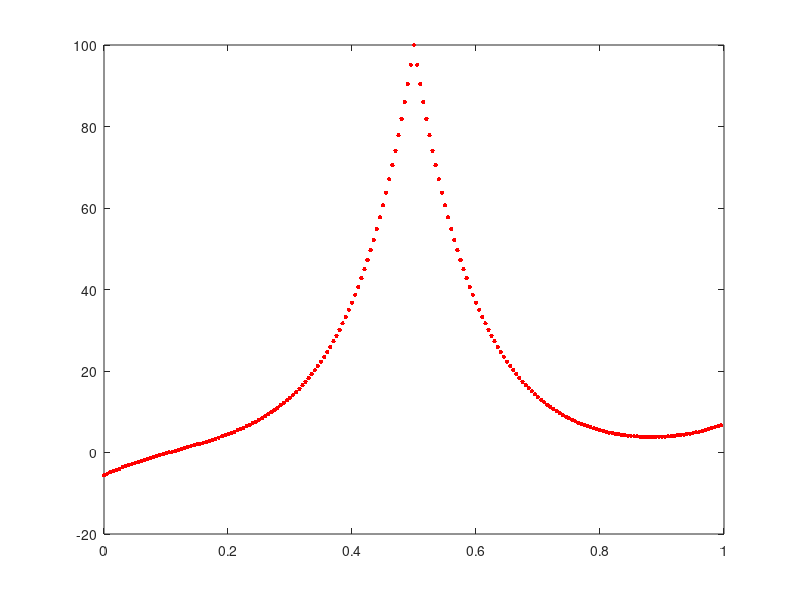

Recreate this plot in MATLAB. (Note: this script raises an error after producing the figure.)
clear all;
% 启动并行计算
% core_number=2;            %想要调用的处理器个数
% parpool('local',core_number);
tic
example=2;
switch example
    case 1
        % 实验1
        x=0:0.005:1-0.005;
        f=90./(1+exp(-100*(x-0.4)));
        n=8;%控制顶点个数-1
        Num=length(x);%采样点个数
        a=min(x);
        b=max(x);
        lamda=0.025;%节点率
    case 2
        % 实验2
        x=0:0.005:1-0.005;
        f=100./exp(abs(10*x-5))+(10*x-5).^5/500;
        n=10;
        Num=length(x);%采样点个数
        a=min(x);
        b=max(x);
        lamda=0.05;%
    case 3
        %
        x=0:0.005:1-0.005;
        f=1./(0.01+(x-0.3).^2).*(x<0.6)+1./(0.015+(x-0.65).^2).*(x>=0.6);
        n=13;
        Num=length(x);
        a=min(x);
        b=max(x);
        lamda=0.05;
    case 4
        load bird200.mat
        x=gpoint(:,1)';
        f=gpoint(:,2)';
    case 24
        load curve12.mat
        gpoint=P;
        n=11;
        a=0;
        b=1;
%         gpoint(end+1,:)=gpoint(1,:);
        d=gpoint;
        x=canshuhua(gpoint);
        f_=gpoint(:,2)';
        M=length(gpoint)-1;
end


f_=f;
plot(x,f_,'.','Color','r','MarkerSize',10)  
% plot(x,f_,"*")
% hold on
% plot(x,f)
f_=f+normrnd(0,1,1,Num);
d=[x;f_]';%给定数据点,di=(xi,yi) i=1~M+1

M=length(x)-1; %论文中是0~M，所以总数length=M+1

p=3;%B样条次数p=3，控制顶点n+1个，节点矢量ui i=1~n+p+2,
      
hold on
plan=2;
switch plan
    case 1
        ui=jiedianxiangliang(n,p,a,b);%方案1 均匀节点向量
%         ui=[0,0,0,0,0,0,4,4,5,6,6,9.95,9.95,9.95,9.95,9.95,9.95,9.95];


%         u=0:0.005:1-0.005;
%         for j=1:n+1
%             for i=1:length(u)
%                 Njp_u(i,j) = Njp(j, p , u(i), ui);  
%             end
%             subplot(5,5,j),plot(u,Njp_u(:,j));
%         end


        [N,R,P] = kongzhidingdian(M,n,p,x,ui,d);
        
        DrawSpline(n,p,P,ui,a,b);
        legend('原始数据','拟合曲线','location','northwest','fontsize', 15, 'fontname', '微软雅黑')
        plot(ui,ones(1,length(ui)),'o','color','k','MarkerSize',7)
        legend('原始数据','拟合曲线','节点','location','northwest','fontsize', 15, 'fontname', '微软雅黑')
        [epsilon,e] = shujudianwucha(M,N,P,d);
    case 2
        NP=50;%种群规模
        GM=1;%最大迭代次数
        TournamentSize=3;
        
        maxtime=1;
        for t=1:maxtime
        for i=1:NP
%             X{i}=sort(neijiedian(n,p,a,b)+normrnd(0,0.01,1,n-3));%初始种群并初始化
            pop(i).Position=sort(rand(1,n-3));
%             ui{i}=[zeros(1,p+1) X{i} b*ones(1,p+1)];%方案1 均匀节点向量     
%             [N{i},~,P{i}] = kongzhidingdian(M,n,p,x,ui{i},d);
%             [~,R(i)]=shujudianwucha(M,N{i},P{i},d);
%             BIC(i)=Num*log(1+R(i))+log(Num)*(2*n-p+1);     
            pop(i).Cost=BIC(M,p,x,pop(i).Position,d,b,Num);
        end
        Costs = [pop.Cost];
        [Costs, SortOrder] = sort(Costs);
        pop = pop(SortOrder);
        % Store Best Solution
        BestSol = pop(1);

        % Array to Hold Best Cost Values
        BestCost = zeros(GM, 1);

%         % Store Cost
%         WorstCost = pop(end).Cost;
%         ui_=cell (1,50);
        for gen=1:GM
%             newX=X;

%             轮盘选择操作
            
            fitness_=mean([pop.Cost]);
            minfitness=min([pop.Cost]);
            for m=1:NP/2
                i1 = TournamentSelection(pop, TournamentSize);
                i2 = TournamentSelection(pop, TournamentSize);
                fitness=min([pop(i1).Cost pop(i2).Cost]);
                if fitness<=fitness_
                    pc=(fitness-minfitness)/(fitness_-minfitness);                    
                else
                    pc=1;
                end
                if rand()<pc
                    cutpoint1=a+(b-a)*rand;
                    cutpoint2=a+(b-a)*rand;
                    if cutpoint1>cutpoint2
                        c=cutpoint1;
                        cutpoint1=cutpoint2;
                        cutpoint2=c;
                    end              
                    popc(2*m-1).Position=[pop(i1).Position(pop(i1).Position<cutpoint1),...
                        pop(i2).Position(pop(i2).Position>cutpoint1&pop(i2).Position<cutpoint2),...
                        pop(i1).Position(pop(i1).Position>cutpoint2)];
                    popc(2*m).Position=[pop(i2).Position(pop(i2).Position<cutpoint1),...
                        pop(i1).Position(pop(i1).Position>cutpoint1&pop(i1).Position<cutpoint2),...
                        pop(i2).Position(pop(i2).Position>cutpoint2)];
                else
                    popc(2*m-1).Position=pop(i1).Position;
                    popc(2*m).Position=pop(i2).Position;
                end
%                 n1=length([popc(2*m-1).Position])+p;
%                 n2=length([popc(2*m).Position])+p;
                popc(2*m-1).Cost=BIC(M,p,x,[pop(2*m-1).Position],d,b,Num);
                popc(2*m).Cost=BIC(M,p,x,[pop(2*m).Position],d,b,Num);
            end
%             %交叉操作
%             
%             for m=1:NP/2                
%                 fitness=min([BIC(2*m-1) BIC(2*m)]);                
%                 if fitness<=fitness_
%                     pc=(fitness-minfitness)/(fitness_-minfitness);                    
%                 else
%                     pc=1;
%                 end
%                 if rand()<pc
%                     cutpoint1=a+(b-a)*rand;
%                     cutpoint2=a+(b-a)*rand;
%                     if cutpoint1>cutpoint2
%                         c=cutpoint1;
%                         cutpoint1=cutpoint2;
%                         cutpoint2=c;
%                     end                    
%                     %交叉段
%                     crosstemp1=pop{m*2-1}(pop{m*2-1}>cutpoint1&pop{m*2-1}<cutpoint2);
%                     crosstemp2=pop{m*2}(pop{m*2}>=cutpoint1&pop{m*2}<=cutpoint2);
%                     
%                     temp1=pop{m*2-1}(pop{m*2-1}<cutpoint1|pop{m*2-1}>cutpoint2);
%                     temp2=pop{m*2}(pop{m*2}<=cutpoint1|pop{m*2}>=cutpoint2);
%                     newX{m*2-1}=sort([crosstemp1 temp2]);
%                     newX{m*2}=sort([crosstemp2 temp1]);
% %                     crosstemp1=X{m}(X{m}>cutpoint1&X{m}<cutpoint2);
% %                     crosstemp2=X{NP+1-m}(X{NP+1-m}>=cutpoint1&X{NP+1-m}<=cutpoint2);
% %                     
% %                     temp1=X{m}(X{m}<cutpoint1|X{m}>cutpoint2);
% %                     temp2=X{NP+1-m}(X{NP+1-m}<=cutpoint1|X{NP+1-m}>=cutpoint2);
% %                     newX{m}=sort([crosstemp1 temp2]);
% %                     newX{NP+1-m}=sort([crosstemp2 temp1]);
%                 else 
%                     newX{m*2-1}=pop{m*2-1};
%                     newX{m*2}=pop{m*2};
% %                     newX{m}=X{m};
% %                     newX{NP+1-m}=X{NP+1-m};
%                 end
%             end
            %变异操作
%             for m=1:NP
%                 newui{m}=[zeros(1,p+1) newX{m} b*ones(1,p+1)];%方案1 均匀节点向量  
%                 newn=length(newui{m})-p-2;
%                 [newN{m},~,newP{m}] = kongzhidingdian(M,newn,p,x,newui{m},d);
%                 [~,newR(m)]=shujudianwucha(M,newN{m},newP{m},d);
%                 newBIC(m)=Num*log(1+newR(m))+log(Num)*(2*newn-p+1);                
%             end
            newfitness_=mean([popc.Cost]);
            newminfitness=min([popc.Cost]);
            parfor m=1:NP                
                newfitness=popc(m).Cost;                
                if newfitness<=newfitness_
                    pm=0.5*(newfitness-newminfitness)/(newfitness_-newminfitness);                    
                else
                    pm=0.5;
                end
                iterationcounter=0;
                long=length([popc(m).Position]);
                while iterationcounter<long
                    if rand()<=pm
                        if rand()<=0.5
                            popc(m).Position(end+1)=a+(b-a)*rand;
                            popc(m).Position=sort(popc(m).Position);
                        else
%                             newX{m}(randi(length(newX{m}),1,1))=[];
                            popc(m).Position(randi(length(popc(m).Position),1,1))=[];
                        end
                        iterationcounter=iterationcounter+1;
                    else
                        iterationcounter=iterationcounter+1;
                    end
                end
%                 if length(popc(m).Position)==length(pop(m).Position)
%                     if popc(m).Position==pop(m).Position
%                         popc(m).Position=[];
% %                         popc(m).Cost=[];
% %                     else
% %                         popc(m).Cost=BIC(M,p,x,popc(m).Position,d,b,Num);
%                     end
% %                 else
% %                     popc(m).Cost=BIC(M,p,x,popc(m).Position,d,b,Num);
%                 end
                popc(m).Cost=BIC(M,p,x,popc(m).Position,d,b,Num);
%                 if length(newX{m})==length(pop{m})
%                     if newX{m}==pop{m}
%                         newX{m}=[];
%                     end
%                 end
%                 newn=length(popc(m).Position)+p;
%                 newui{m}=[zeros(1,p+1) newX{m} b*ones(1,p+1)];%方案1 均匀节点向量  
%                 newn=length(newui{m})-p-2;
%                 [newN{m},~,newP{m}] = kongzhidingdian(M,newn,p,x,newui{m},d);
%                 [~,newR(m)]=shujudianwucha(M,newN{m},newP{m},d);
%                 newBIC(m)=Num*log(1+newR(m))+log(Num)*(2*newn-p+1);
                
%                 if newBIC(m)<BIC(m)
%                    X{m}=newX{m};
%                    BIC(m)=newBIC(m);
%                    P{m}=newP{m};
%                    R(m)=newR(m);
%                    ui{m}=newui{m};
%                 end                
            end
            pop=[pop popc];
            Costs = [pop.Cost];
            [Costs, SortOrder] = sort(Costs);
            pop = pop(SortOrder);
            pop = pop(1:NP);
            Costs = Costs(1:NP);
            BestSol = pop(1);
            BestCost(gen) = BestSol.Cost;
            neijiedianshuliang(gen)=length(pop(1).Position);
%             comX=[pop newX];
%             comBIC=[BIC newBIC];
%             comP=[P newP];
%             comR=[R newR];
%             comui=[ui newui];           
%             [sortBIC,index]=sort(comBIC);
%             sortcomX=comX(index);
%             sortcomP=comP(index);
%             sortcomR=comR(index);
%             sortcomui=comui(index);
%             BIC=sortBIC(1:NP);
%             pop=sortcomX(1:NP);
%             P=sortcomP(1:NP);
%             R=sortcomR(1:NP);
%             ui=sortcomui(1:NP);
            
%             [BICbest(gen),position(gen)]=min(BIC);
%             neijiedianshuliang(gen)=length(X{position(gen)});
%             bestP{gen}=P{position(gen)};
%             bestui{gen}=ui{position(gen)};
%             BICbest(gen)=BIC(1);
%             neijiedianshuliang(gen)=length(pop{1});
%             bestP{gen}=P{1};
%             bestui{gen}=ui{1};
        end
            if t==1
                zuishaoneijiedian=neijiedianshuliang(end);
                nbest=1;
                save besttest.mat                
            else
                if neijiedianshuliang(end)<zuishaoneijiedian
                zuishaoneijiedian=neijiedianshuliang(end);
                nbest=1;
                save besttest.mat
                elseif neijiedianshuliang(end)==zuishaoneijiedian
                    nbest=nbest+1;
                    save besttest.mat nbest
                end
            end
            
            
        end
        load besttest.mat
        bestui=[zeros(1,p+1) pop(1).Position b*ones(1,p+1)];
        [~,~,bestP] = kongzhidingdian(M,length(pop(1).Position)+p,p,x,bestui,d);
        toc
        figure
        f_=f;
        plot(x,f_,'.','Color','r','MarkerSize',10) 
        hold on
        DrawSpline(neijiedianshuliang(end)+p,p,bestP,bestui,a,b);
        plot(bestui,ones(1,length(bestui)),'o','color','k','MarkerSize',7)
        legend('原始数据','拟合曲线','节点','location','northwest','fontsize', 15, 'fontname', '微软雅黑')
        figure
        plot(BestCost)
        xlabel('迭代次数');
        ylabel('适应度');
        title('适应度进化曲线')
        figure
        plot(neijiedianshuliang)
end
% 关闭并行计算
% delete(gcp('nocreate'));
